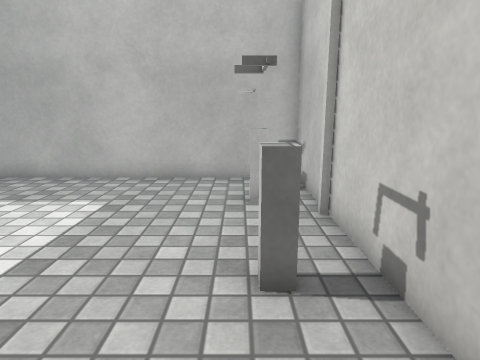
view 1 (above)

12 first-person views from a walk through a scene from a Unity 3-D project. The camera is 1.2 m above the floor, tilts 12° down and sees 75° across. The floor is counted in squares, 0.5 m on a side. Each view is taken from the middle of a square. On the plan, view 1 faces up. The plan holds only what a view shows up to about 19 squares ahead; the rest is blank. The place goes on beyond the plan. The player character is not drawn. Surface patterns are stand-ins for the level's own textures.

view 2
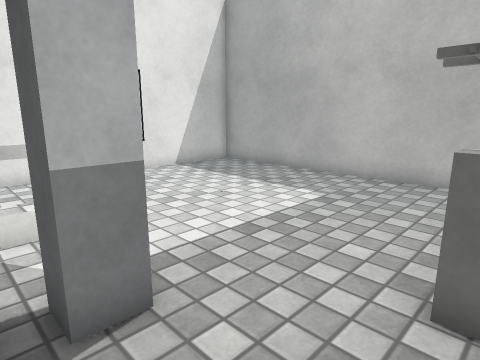

view 3
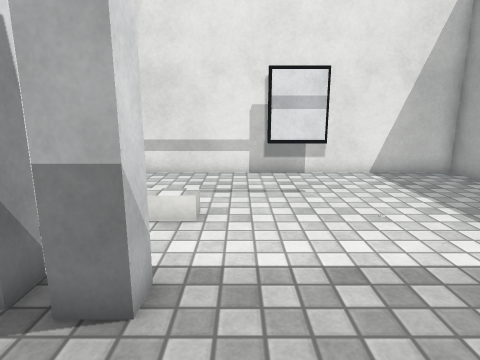

view 4
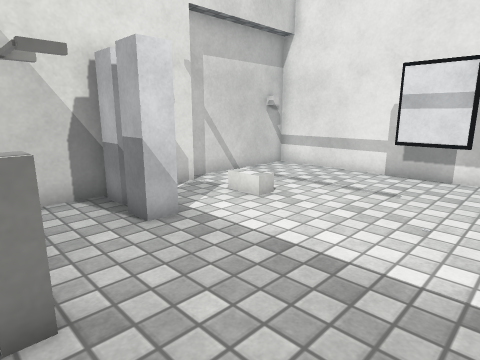

view 5
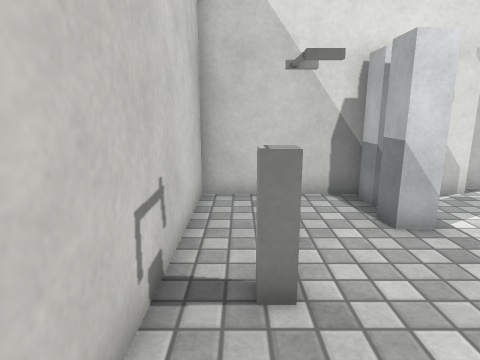

view 6
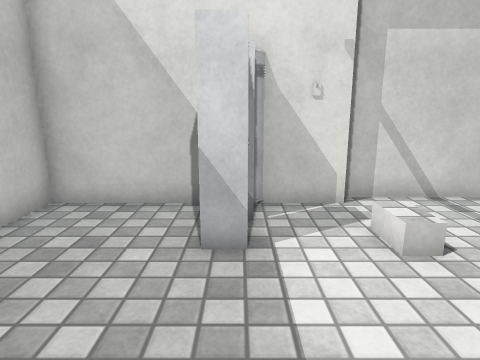

view 7
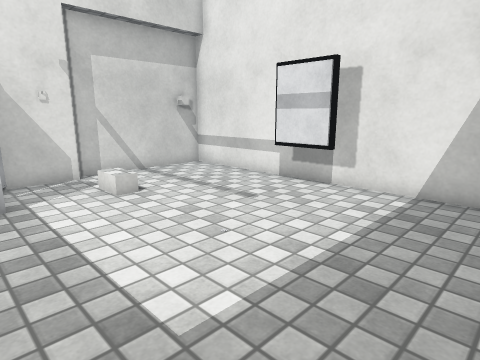

view 8
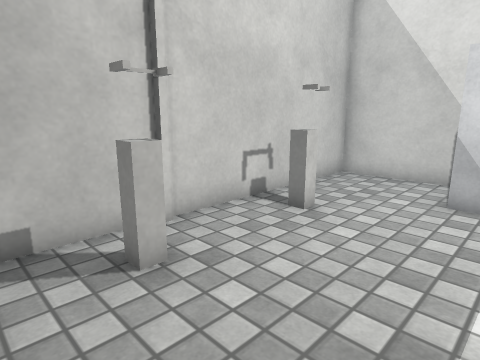

view 9
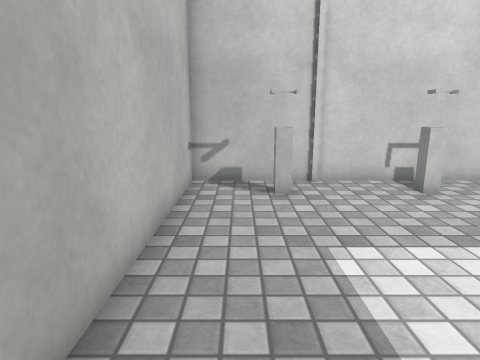

view 10
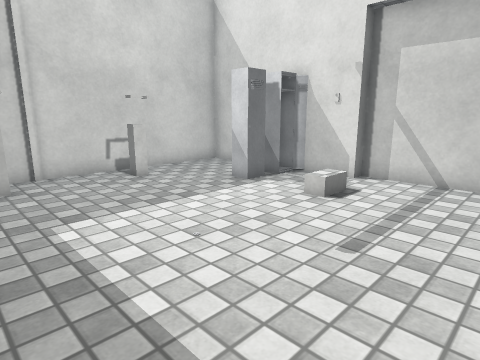

view 11
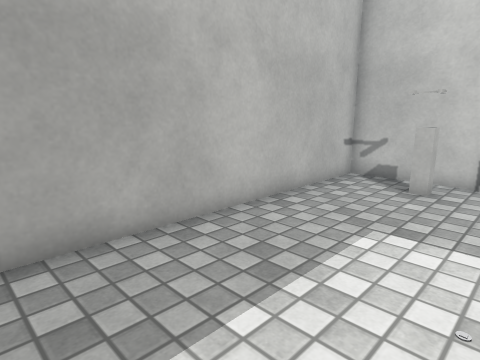

view 12
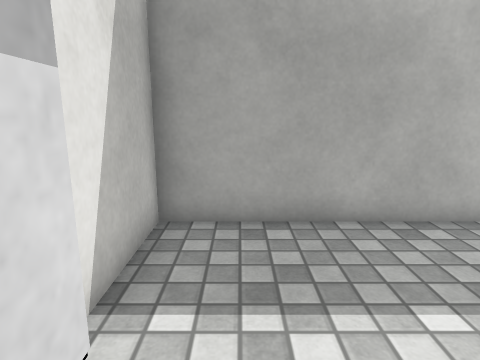

### Floor plan
Points are (right, up) in squares from view 1. A wall is a line through its corners. A room is listed if a view was taken in it or the views show most of it. See-through windows are left out.
Room 1 (views 1, 2, 3, 4, 5, 6, 7, 8, 9, 10, 11, 12)
walls: (-3.1, 1.7) (-2.3, 1.7) (-2.3, 0.8) (-3.1, 0.8) (-3.1, 1.7); (-10.6, 6.4) (-10.6, 4); (-5.9, -1.3) (2.2, -1.3) (2.2, 11.7) (-11.8, 11.7) (-11.8, -1.9) (-5.9, -1.9) (-5.9, -1.3); (-11.1, -1.4) (-10.6, -1.4)
objects: block (-6, 1); other object (-3, 0) to (-2, 0); other object (0, 4) to (1, 5); other object (0, 8) to (1, 9)

Where each view was taken, in squares from view 1:
view 1: 0 up, 0 right, facing up
view 2: 0 up, 1 right, facing up-left
view 3: 3 up, 1 right, facing left
view 4: 8 up, 1 right, facing down-left
view 5: 8 up, 1 right, facing down
view 6: 7 up, 3 left, facing down
view 7: 11 up, 2 left, facing down-left
view 8: 11 up, 4 left, facing down-right
view 9: 10 up, 9 left, facing right
view 10: 10 up, 11 left, facing down-right
view 11: 6 up, 10 left, facing up-right
view 12: 5 up, 10 left, facing up
